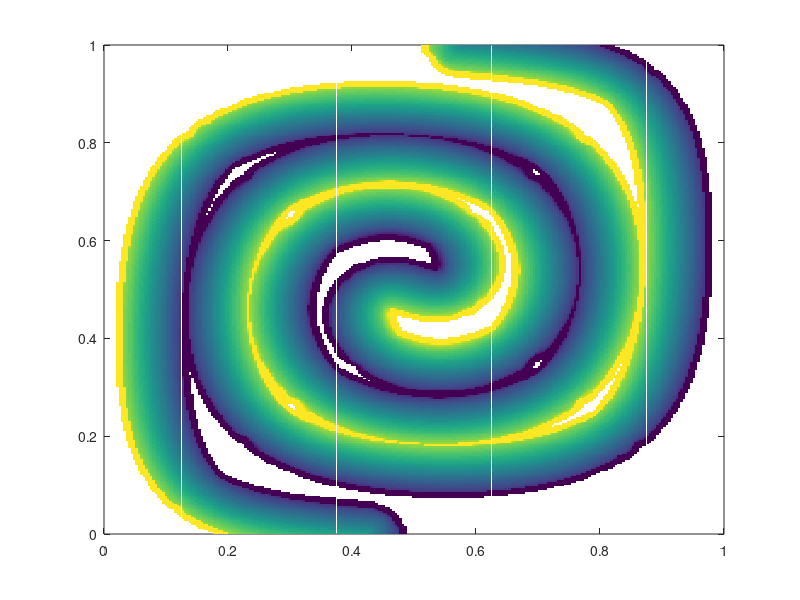

Write the MATLAB code that produced this figure.
%a=load('A9.dat');
%scatter(a(:,1), a(:,2),3,'filled', 's','k')
%xlim([0,1])
%ylim([0,1])
%axis square
%box on

a=load('X7.dat');
scatter(a(:,1), a(:,2),3,a(:,3),'filled', 's')
xlim([0,1])
ylim([0,1])
box on